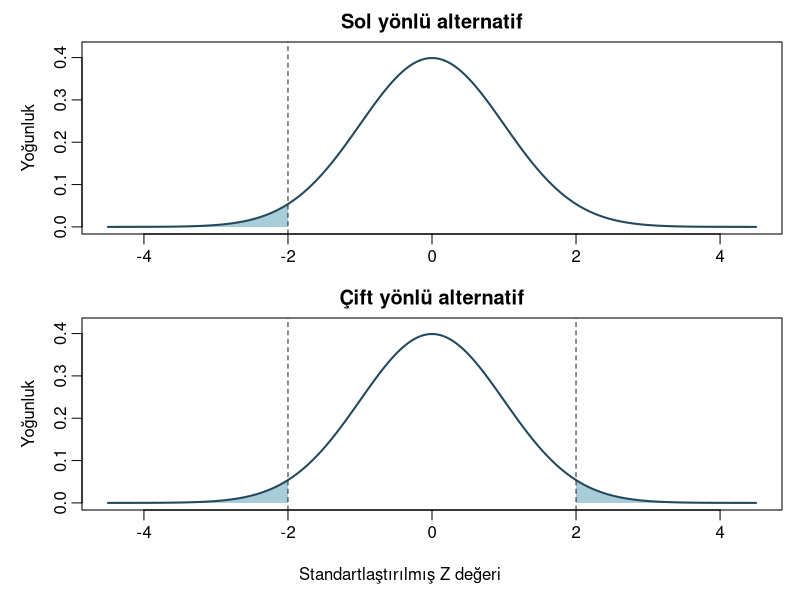
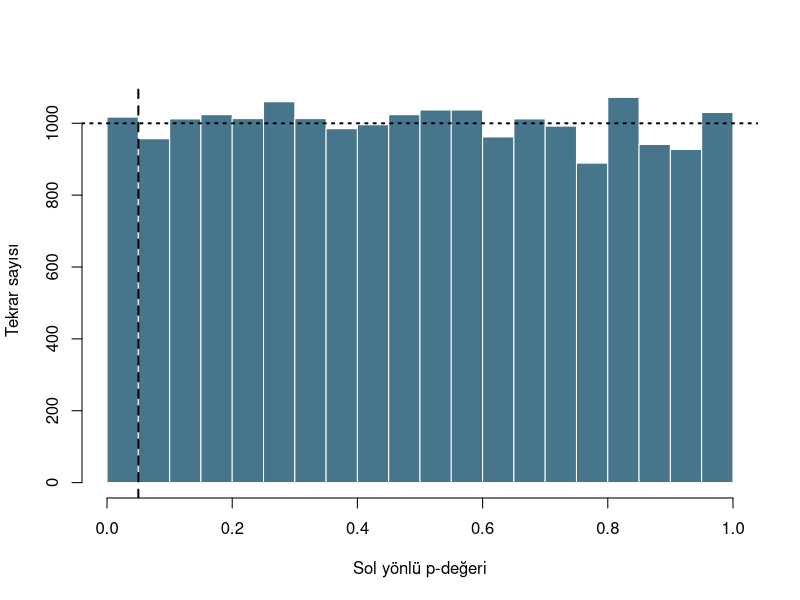
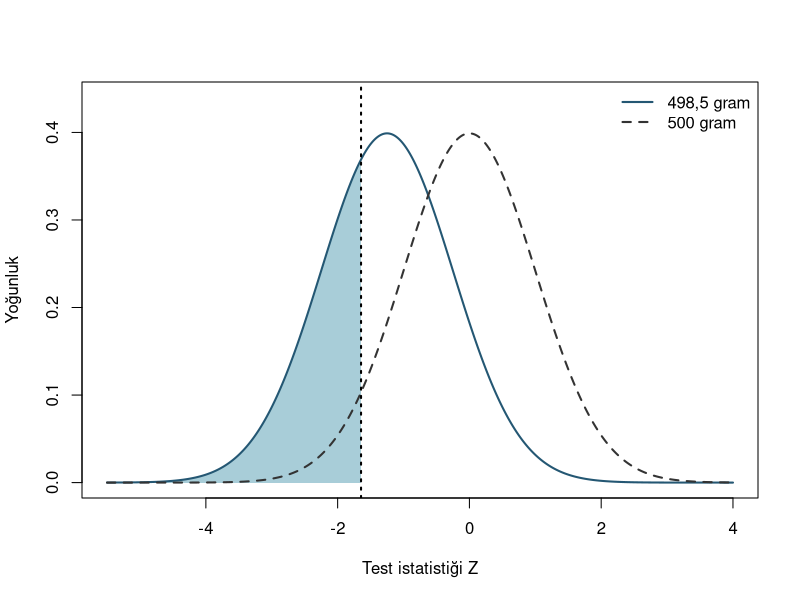

These figures' R source, in order:
## ---- chunk 1
#| label: ht-tail-values

mu0 <- 500
sigma <- 12
n_ilk <- 64
xbar <- 497
sh <- sigma / sqrt(n_ilk)
z_obs <- (xbar - mu0) / sh
p_sol <- pnorm(z_obs)
p_cift <- 2 * pnorm(-abs(z_obs))
round(c(z = z_obs, sol = p_sol, cift = p_cift), 5)
## ---- chunk 2
#| label: fig-ht-tails
#| fig-width: 7
#| fig-height: 4.5
#| fig-cap: "Sıfır hipotezi altındaki standart normal referans. Üst panel sol yönlü p-değerini, alt panel çift yönlü p-değerini gösterir."
#| fig-alt: "Üst normal eğride yalnız −2 ve solu gölgeli. Alt eğride −2 ve solu ile +2 ve sağı gölgeli. Kuşatılan alanlar sırasıyla yaklaşık 0,0228 ve 0,0455."

eski <- par(mfrow = c(2, 1), mar = c(2.1, 4.1, 2.1, 0.9),
            oma = c(2.4, 0, 0, 0), mgp = c(2.2, 0.6, 0))
ag <- seq(-4.5, 4.5, length.out = 600)
sol <- seq(-4.5, z_obs, length.out = 180)
sag <- -rev(sol)
alan <- function(x) polygon(c(x[1], x, tail(x, 1)), c(0, dnorm(x), 0),
                             col = "#A8CDD8", border = NA)
for (cift in c(FALSE, TRUE)) {
  plot(ag, dnorm(ag), type = "n", xlab = "",
       ylab = "Yoğunluk", ylim = c(0, 0.42),
       main = if (cift) "Çift yönlü alternatif" else "Sol yönlü alternatif")
  alan(sol)
  if (cift) alan(sag)
  lines(ag, dnorm(ag), lwd = 2, col = "#23495D")
  abline(v = if (cift) c(z_obs, -z_obs) else z_obs, lty = 2, col = "#222222")
}
mtext("Standartlaştırılmış Z değeri", side = 1, outer = TRUE, line = 0.6)
par(eski)
## ---- chunk 3
#| label: ht-sim-null

set.seed(5601)
tekrar <- 20000
alfa <- 0.05
kritik_z <- qnorm(alfa)

ornek_ortalamalari <- function(mu, n, B) {
  rowMeans(matrix(rnorm(B * n, mean = mu, sd = sigma), nrow = B))
}
z_sifir <- (ornek_ortalamalari(mu0, n_ilk, tekrar) - mu0) / sh
p_sifir <- pnorm(z_sifir)
c(gozlenen_tip_I = mean(p_sifir <= alfa),
  teorik_tip_I = pnorm(kritik_z))
## ---- chunk 4
#| label: fig-ht-uniform
#| fig-width: 7
#| fig-height: 3.7
#| fig-cap: "Tam kalibre edilmiş sürekli normal modelde 20.000 sol yönlü p-değeri. Kesikli düşey çizgi 0,05 eşiği, yatay çizgi eşit genişlikli dilim başına teorik beklenen sayıdır."
#| fig-alt: "Sıfır ile bir arasındaki p-değerlerinin yirmi eşit aralığının yükseklikleri yaklaşık 1.000 çevresinde. İlk aralık 0,05'e kadar olan yanlış ret bölgesidir."

hist(p_sifir, breaks = seq(0, 1, by = alfa), col = "#47758B",
     border = "white", main = NULL,
     xlab = "Sol yönlü p-değeri", ylab = "Tekrar sayısı")
abline(v = alfa, lty = 2, lwd = 2)
abline(h = tekrar * alfa, lty = 3, lwd = 2)
## ---- chunk 5
#| label: ht-sim-power

set.seed(5602)
mu_alt <- 498.5
boyut <- c(25, 100)
sh_guc <- sigma / sqrt(boyut)
kayma <- (mu_alt - mu0) / sh_guc
guc_teori <- pnorm(kritik_z - kayma)
guc_benzetim <- vapply(boyut, function(n) {
  ortalamalar <- ornek_ortalamalari(mu_alt, n, tekrar)
  mean((ortalamalar - mu0) / (sigma / sqrt(n)) <= kritik_z)
}, numeric(1))
knitr::kable(data.frame(n = boyut, teori = guc_teori, benzetim = guc_benzetim),
             digits = 4)
## ---- chunk 6
#| label: fig-ht-power
#| fig-width: 7
#| fig-height: 3.9
#| fig-cap: "Örneklem büyüklüğü 100 iken referans ve 498,5 gram alternatifi altındaki Z dağılımları. Düşey noktalı çizgi ret sınırıdır. Boyalı alan alternatif altındaki güçtür."
#| fig-alt: "Sıfır merkezli kesikli eğri ve −1,25 merkezli düz eğri aynı eksende. −1,645'in solunda alternatif eğrisinin altında boyalı alan yaklaşık 0,346. Sıfır eğrisinin aynı sınırın solundaki alanı 0,05."

ag_guc <- seq(-5.5, 4, length.out = 600)
sol_guc <- seq(-5.5, kritik_z, length.out = 220)
delta <- kayma[2]
plot(ag_guc, dnorm(ag_guc), type = "n", xlab = "Test istatistiği Z",
     ylab = "Yoğunluk", ylim = c(0, 0.44))
polygon(c(sol_guc[1], sol_guc, tail(sol_guc, 1)),
        c(0, dnorm(sol_guc, mean = delta), 0),
        col = "#A8CDD8", border = NA)
lines(ag_guc, dnorm(ag_guc, mean = delta), col = "#245773", lwd = 2)
lines(ag_guc, dnorm(ag_guc), col = "#333333", lty = 2, lwd = 2)
abline(v = kritik_z, lty = 3, lwd = 2)
legend("topright", legend = c("498,5 gram", "500 gram"),
       col = c("#245773", "#333333"), lty = c(1, 2), lwd = 2, bty = "n")
## ---- chunk 7
#| label: ht-t-check

agirlik <- c(487, 490, 493, 496, 498, 500, 504, 508)
n_t <- length(agirlik)
df <- n_t - 1
fark <- mean(agirlik) - mu0
sh_t <- sd(agirlik) / sqrt(n_t)
t_obs <- fark / sh_t
elle <- c(sol = pt(t_obs, df), cift = 2 * pt(-abs(t_obs), df))
r_sol <- t.test(agirlik, mu = mu0, alternative = "less")
r_cift <- t.test(agirlik, mu = mu0, alternative = "two.sided")

c(H0_ortalama = mu0, gozlenen_fark = fark, t = t_obs, df = df)
rbind(Elle = elle, R = c(sol = r_sol$p.value, cift = r_cift$p.value))
rbind(elle_CI = mean(agirlik) + c(-1, 1) * qt(0.975, df) * sh_t,
      R_CI = as.numeric(r_cift$conf.int))
